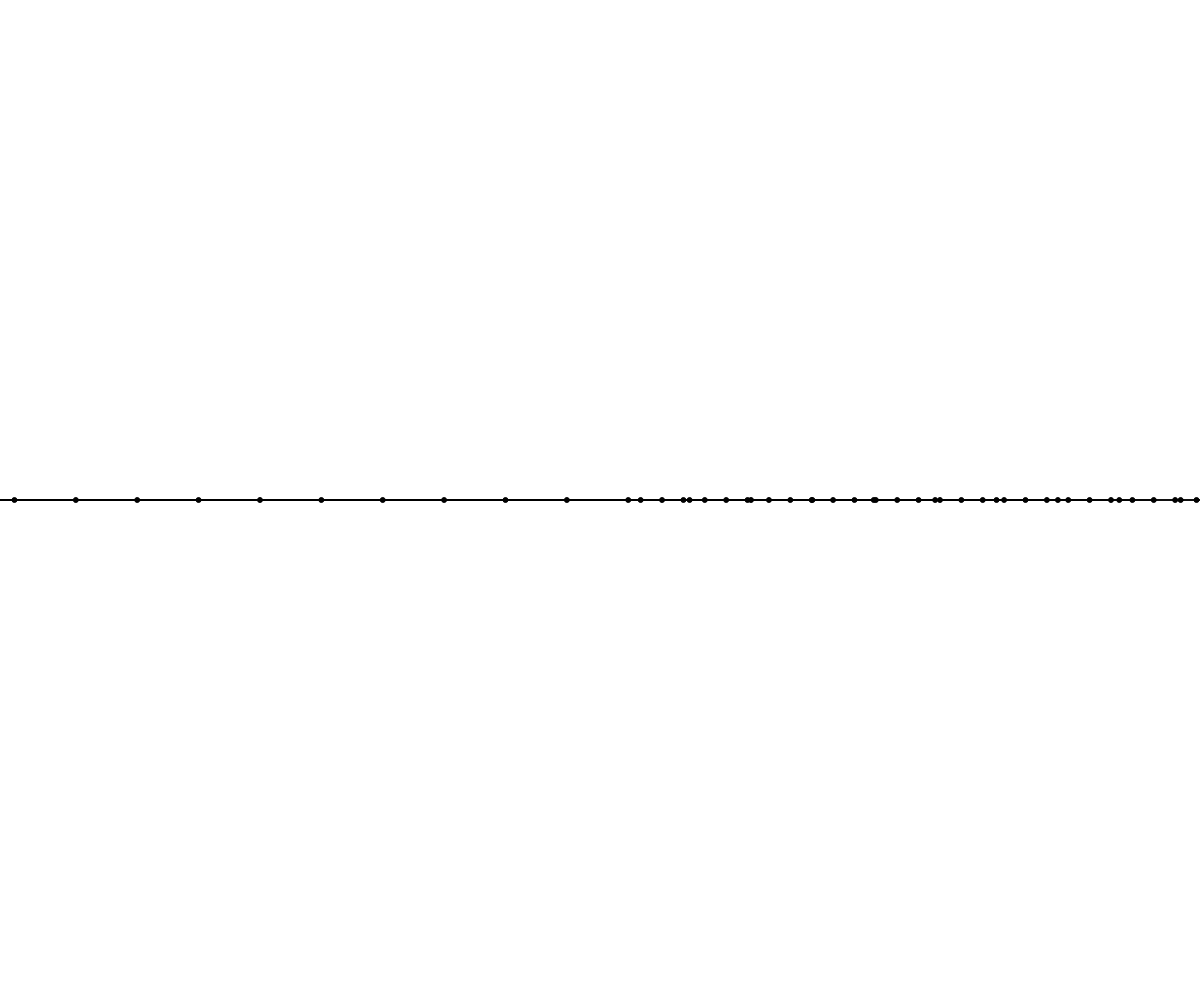
Frame 1 (no input)
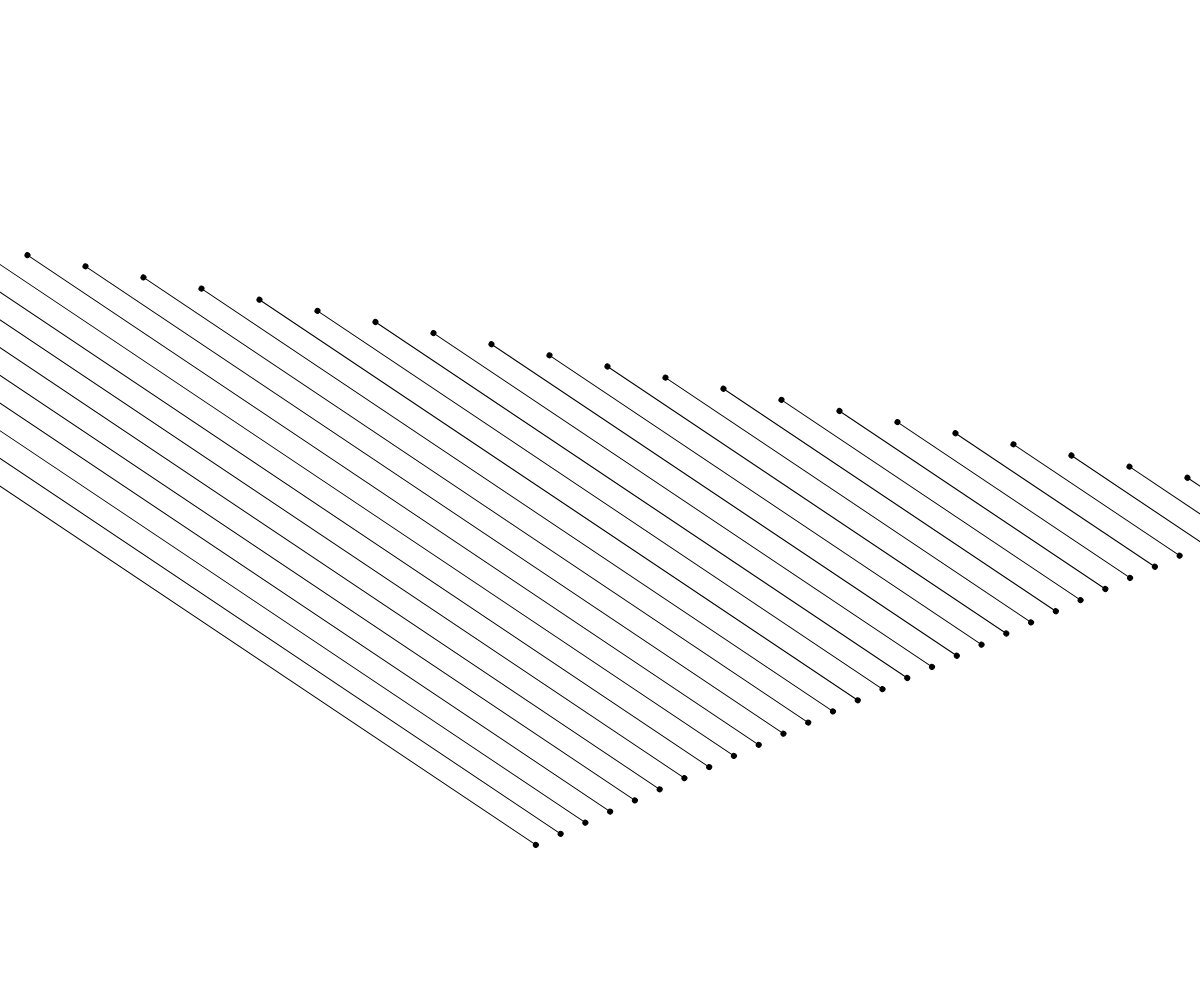
Frame 60 (no input)
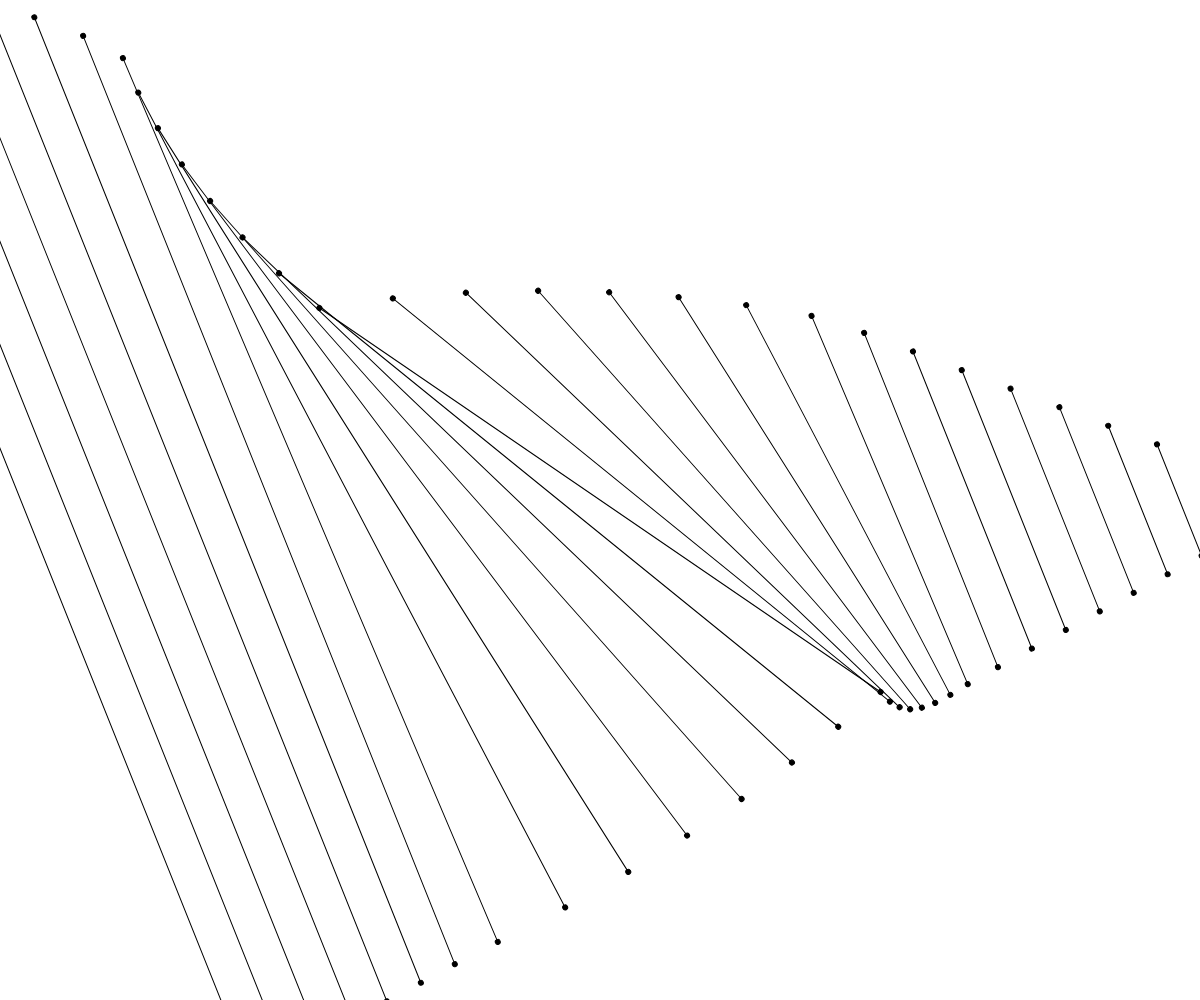
Frame 120 (the mouse pressed at the canvas centre since frame 60)

The p5.js sketch that drew these frames (run headless with seeded random() and noise() and a simulated clock; from frame 60 on, the mouse is pressed at the canvas centre):

// p5.js sketch
// ── sketch.js
// Array, das JSON Objects enthält, nicht bloss einen einfachen Wert
// JSON Objects können mehrere Eigenschaften haben
// Geschwindigkeit,aktueller Drehwinkel, Groesse, Farbe, Position etc.
// System wird gestoert von Userinteraktion
// Wenn die Maus nahe ist, stoppen die Elemente ihre Rotation und sind nicht mehr synchronisiert
// kann sich das System wieder stabilisieren, wenn die Maus weg ist?


let elemente = []; //Array mit JSON Objects
/*
[
  {
    drehwinkel:0,
    drehwinkelShould: 0,
    increment:0.01,
    groesse:50
  }, 
]

*/

let anzahl = 30;
let abstand;

function setup() {
  createCanvas(windowWidth, windowHeight);
  abstand = width / (anzahl - 1);
  // Initialisiere das Array mit JSON Objects
  for (let i = 0; i < anzahl; i++) {
    elemente[i] = {
      drehwinkel: 0,
      drehwinkelShould: 0,
      increment: 0.01,
      groesse: (anzahl - i) * 20 + 20
    };
  }
}

function draw() {
  background(255);
  fill(0)
  for (let i = 0; i < anzahl; i++) {
    push();
    translate(i * abstand + abstand / 2, height / 2);
    rotate(elemente[i].drehwinkel);

    line(elemente[i].groesse * -1, 0, elemente[i].groesse, 0);
    ellipse(elemente[i].groesse * -1, 0, 5);
    ellipse(elemente[i].groesse, 0, 5);
    pop();

    let distanz = dist(mouseX, mouseY, i * abstand + abstand / 2, height / 2);
    //Wenn die Maus nahe ist, Drehwinkel verlangsamen, sonst normal weiterlaufen lassen
    if (distanz > 300 && mouseX >= 0 && mouseY >= 0) {
      elemente[i].drehwinkel += elemente[i].increment; 
      
      //angleichen des aktuellen Drehwinkels an den Solldrehwinkel wenn die Maus weg ist
      if (elemente[i].drehwinkel < elemente[i].drehwinkelShould) {
        let distanzWinkel = elemente[i].drehwinkelShould - elemente[i].drehwinkel;
        if (distanzWinkel > 0.01) {
          elemente[i].drehwinkel += distanzWinkel / 20; //langsam wieder angleichen, System stabilisieren
        }
      }
    } else {
      elemente[i].drehwinkel += map(distanz, 0, 300, 0, elemente[i].increment); //verlangsmen
    }
    elemente[i].drehwinkelShould += elemente[i].increment; //sollte Drehwinkel immer weiterlaufen lassen


  }
}
